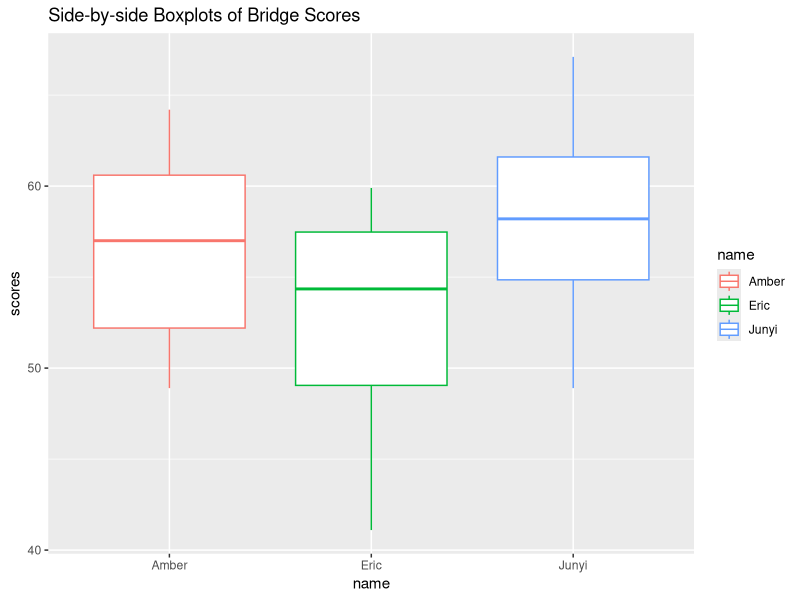

This figure's R source:
# Enter Data
Amber <- c(60.6, 52.2, 57.1, 64.2, 51.2, 48.9, 52.9, 57.0, 
           60.2, 64.1, 50.6, 53.3, 60.7)
Eric <- c(59.0, 55.4, 56.3, 58.9, 59.9, 48.3, 41.3, 57.0,
          49.3, 41.1, 53.3, 51.7)
Junyi <- c(51.6, 55.8, 62.5, 55.3, 64.1, 48.9, 62.6, 53.5, 
           58.2, 55.1, 67.1, 59.4, 60.7, 60.1, 54.6)

# Summary Statistics
mean(Amber)
var(Amber)
mean(Eric)
var(Eric)
mean(Junyi)
var(Junyi)

# Fit ANOVA
scores<- c(Amber, Eric, Junyi)
name <- c(rep("Amber", 13), rep("Eric", 12), rep("Junyi", 15) )
bridge <- data.frame(scores, name)
bridge.anova<- aov(scores~name, data = bridge)
summary(bridge.anova)

# Data Visualization
library(tidyverse)
g <- ggplot(bridge, aes(x = name, y = scores, col = name))
g + geom_boxplot() +
  ggtitle("Side-by-side Boxplots of Bridge Scores")